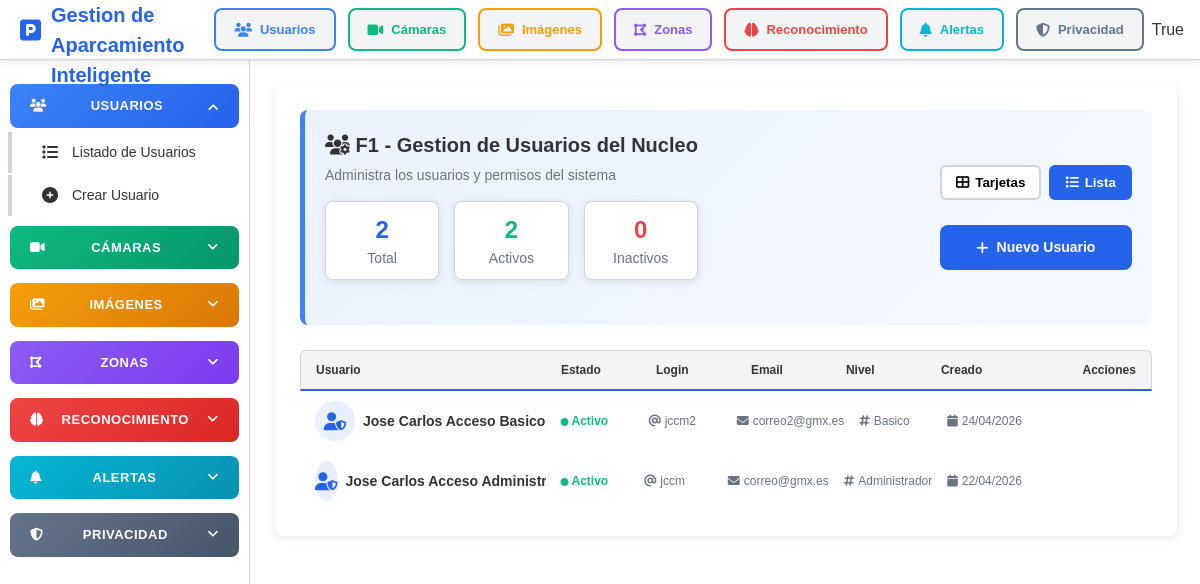
Page /usuarios/ (signed in) on the committed database.
### usuarios/models.py (models this page shows, shortened)
class UsuarioNucleo(ModeloBase, Activo):
    NIVEL_ACCESO_CHOICES = [
        (1, 'Basico'),
        (2, 'Administrador'),
    ]
    id_cliente = models.IntegerField(
        null=True,
        blank=True,
        verbose_name='ID Cliente',
        help_text='Identificador del cliente o propietario'
    )
    nombre = models.CharField(
        max_length=100,
        verbose_name='Nombre'
    )
    apellidos = models.CharField(
        max_length=150,
        blank=True,
        verbose_name='Apellidos'
    )
    email = models.EmailField(
        unique=True,
        verbose_name='Correo electronico'
    )
    telefono = models.CharField(
        max_length=20,
        blank=True,
        verbose_name='Telefono'
    )
    direccion = models.CharField(
        max_length=255,
        blank=True,
        verbose_name='Direccion'
    )
    login = models.CharField(
        max_length=50,
        unique=True,
        verbose_name='Usuario de login'
    )
    password = models.CharField(
        max_length=255,
        verbose_name='Password',
        help_text='Contraseña encriptada'
    )
    nivel_acceso = models.IntegerField(
        choices=NIVEL_ACCESO_CHOICES,
        default=1,
        verbose_name='Nivel de acceso',
        help_text='1-Basico, 2-Administrador'
    )
    comentarios = models.TextField(
        blank=True,
        verbose_name='Comentarios',
        help_text='Observaciones adicionales'
    )
    class Meta:
        verbose_name = 'Usuario del Nucleo'
        verbose_name_plural = 'Usuarios del Nucleo'
        ordering = ['-fecha_creacion']

### usuarios/views.py (the view)
# urls.py: path('', views.lista_usuarios, name='lista'),
def lista_usuarios(request):
    vista = request.GET.get('view', 'list')
    usuarios = UsuarioNucleo.objects.all()
    total = usuarios.count()
    activos = usuarios.filter(activo=True).count()
    inactivos = total - activos
    nivel_basico = usuarios.filter(nivel_acceso=1).count()
    nivel_avanzado = usuarios.filter(nivel_acceso=2).count()
    nivel_admin = usuarios.filter(nivel_acceso=3).count()
    return render(request, 'usuarios/lista.html', {
        'usuarios': usuarios,  # Lista completa para mostrar en tabla
        'vista': vista,   # Para cambiar entre vista lista/grid
        'total': total,
        'activos': activos,
        'inactivos': inactivos,
        'nivel_basico': nivel_basico,
        'nivel_avanzado': nivel_avanzado,
        'nivel_admin': nivel_admin,
    })

### templates/usuarios/lista.html (shortened to what this page needs)
{% extends 'base.html' %}
{% block content %}
<div class="container">
    <div class="page-header f1">
        <div>
            <h2 style="margin: 0;"><i class="fas fa-users-cog"></i> F1 - Gestion de Usuarios del Nucleo</h2>
            <p style="margin: 5px 0 0; color: var(--gray); font-size: 14px;">Administra los usuarios y permisos del sistema</p>
            <div class="stats-cards inline" style="margin-top: 15px;">
                <div class="card stat-card" style="padding: 10px;">
                    <div class="stat-value" style="color: var(--primary);">{{ total|default:"0" }}</div>
                    <div class="stat-label">Total</div>
                </div>
                <div class="card stat-card" style="padding: 10px;">
                    <div class="stat-value" style="color: var(--success);">{{ activos|default:"0" }}</div>
                    <div class="stat-label">Activos</div>
                </div>
                <div class="card stat-card" style="padding: 10px;">
                    <div class="stat-value" style="color: var(--danger);">{{ inactivos|default:"0" }}</div>
                    <div class="stat-label">Inactivos</div>
                </div>
            </div>
        </div>
        <div style="display: flex; flex-direction: column; gap: 10px;">
            <form method="get" class="view-toggle">
                <button type="submit" name="view" value="grid" class="{% if vista == 'grid' %}active{% endif %}">
                    <i class="fas fa-th-large"></i> Tarjetas
                </button>
                <button type="submit" name="view" value="list" class="{% if vista == 'list' %}active{% endif %}">
                    <i class="fas fa-list"></i> Lista
                </button>
            </form>
            <a href="{% url 'usuarios:crear' %}" class="btn btn-primary">
                <i class="fas fa-plus"></i> Nuevo Usuario
            </a>
        </div>
    </div>
    {% if usuarios %}
    {% if vista == 'grid' %}
    <div class="cards-grid lista-grid">
    {% else %}
    <div class="cards-grid lista-list">
    <div class="lista-list-header">
        <div class="col-title">Usuario</div>
        <div class="col-meta">
            <span>Estado</span>
            <span>Login</span>
            <span>Email</span>
            <span>Nivel</span>
            <span>Creado</span>
        </div>
        <div class="col-actions">Acciones</div>
    </div>
    {% endif %}
        {% for usuario in usuarios %}
        <div class="card">
            <div class="card-header col-title">
                <div class="card-title">
                    <div class="card-icon card-icon-primary">
                        <i class="fas fa-user-shield"></i>
                    </div>
                    {{ usuario.nombre }} {{ usuario.apellidos }}
                </div>
            </div>
            <div class="card-meta col-meta">
                <p>{% if usuario.activo %}<span class="status-online"><i class="fas fa-circle" style="font-size: 8px;"></i> Activo</span>{% else %}<span class="status-offline"><i class="fas fa-circle" style="font-size: 8px;"></i> Inactivo</span>{% endif %}</p>
                <p><i class="fas fa-at"></i> {{ usuario.login }}</p>
                <p><i class="fas fa-envelope"></i> {{ usuario.email }}</p>
                <p><i class="fas fa-hashtag"></i> {{ usuario.get_nivel_acceso_display }}</p>
                <p><i class="fas fa-calendar"></i> {{ usuario.fecha_creacion|date:"d/m/Y" }}</p>
            </div>
        </div>
        {% endfor %}
    </div>
    {% else %}
    <div class="alert alert-info">
        <i class="fas fa-info-circle"></i>
        No hay usuarios registrados.
    </div>
    {% endif %}
</div>
{% endblock %}

### rows in the picture
UsuarioNucleo: nombre "Jose Carlos", apellidos "Acceso Basico", activo True (drawn), login "jccm2", email "correo2@gmx.es", nivel_acceso "Basico", fecha_creacion "24/04/2026"
UsuarioNucleo: nombre "Jose Carlos", apellidos "Acceso Admini…", activo True (drawn), login "jccm", email "correo@gmx.es", nivel_acceso "Administrador", fecha_creacion "22/04/2026"

### other values in the picture
{{ request.session.usuario_login }} "True"
{{ total|default:"0" }} "2"
{{ activos|default:"0" }} "2"
{{ inactivos|default:"0" }} "0"
